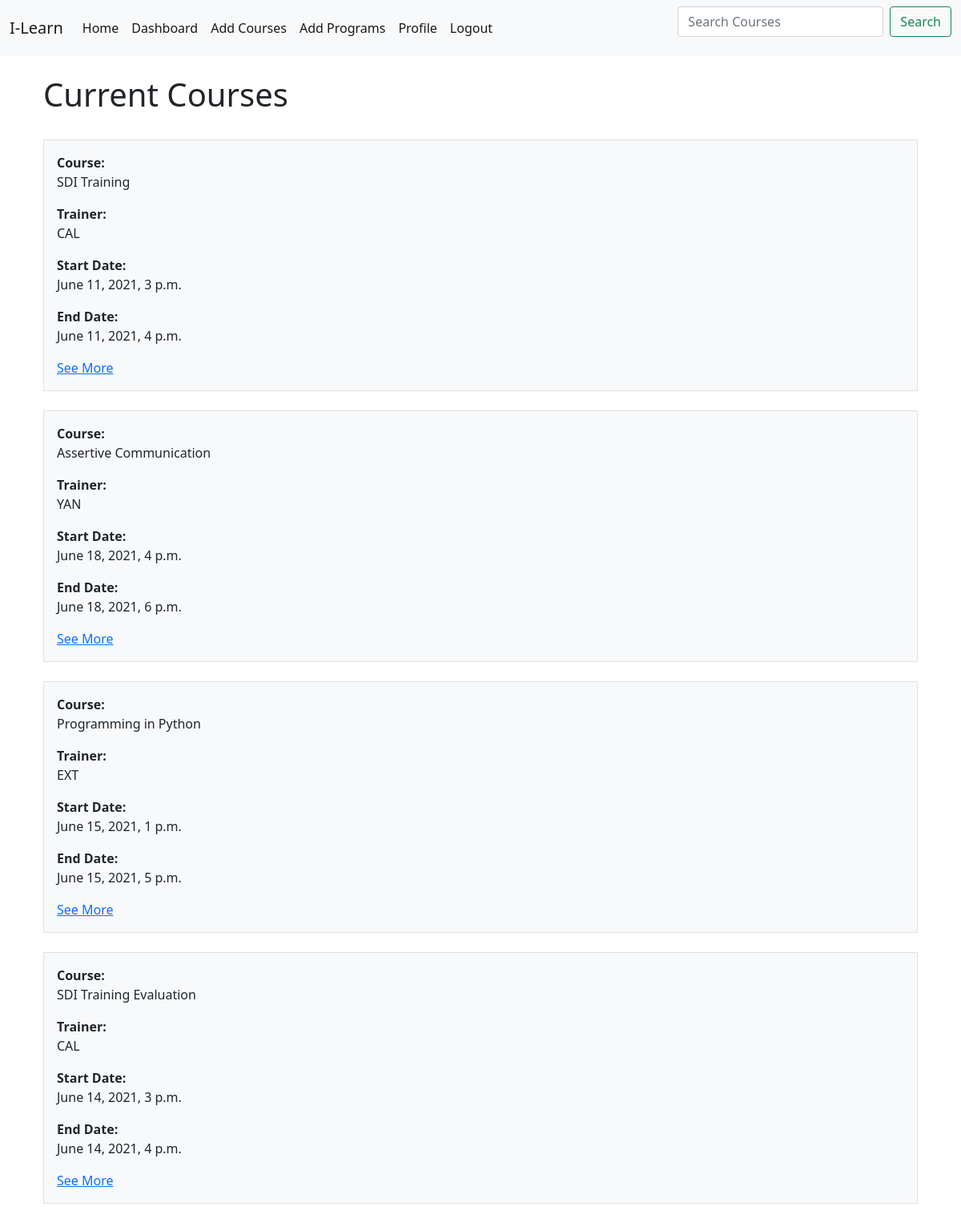
The app's page / (signed in) with its own data.
### booking/models.py (models this page shows, shortened)
class Course(models.Model):
    staff=(
        ('CAL', 'CALUM'),
        ('YAN', 'YANNA'),
        ('HAN', 'HANNA'),
        ('EXT', 'EXTERNAL'),
    )
    courseNumber = models.IntegerField()
    courseName = models.CharField(max_length=200)
    courseDesc = models.CharField(max_length=500)
    host = models.CharField(max_length=3, choices=staff)
    min_participants = models.IntegerField()
    max_participants = models.IntegerField()
    start_date = models.DateTimeField()
    end_date = models.DateTimeField()
    program = models.ForeignKey(Programs, on_delete=models.CASCADE, default=4)
    image=models.ImageField(default='course.jpg',upload_to='course_photos') #Setting the users profile pic
    course_completed = models.BooleanField(blank=True)

### booking/views.py (the view)
# urls.py: path('', views.home, name='home'),
def home(request):
    attendents = attendees.objects.all()
    courses = Course.objects.all()
    context = {'attendees' : attendents, 'course': courses}
    search_input = request.GET.get('search-area') or ''
    if search_input:
        context['course'] = context['course'].filter(courseName__icontains=search_input)
    return render(request, 'booking/home.html', context)

### booking/templates/booking/home.html (shortened to what this page needs)
{% extends "booking/base.html" %}
{% block content %}
<div class="container px-4">
    <br>
    <h1>Current Courses</h1>
    <br>
    {% for c in course %}
      <div class="col">
       <div class="p-3 border bg-light">
           <b>Course: </b><p>{{c.courseName}}</p>
           <b>Trainer: </b><p>{{c.host}}</p>
           <b>Start Date: </b><p>{{c.start_date}}</p>
           <b>End Date: </b><p>{{c.end_date}}</p>
           <a href="{% url 'book' c.id %}">See More</a>
        </div>
      </div>
      <br>
    {% endfor %}
  </div>
{% endblock content %}

### records on screen
Course: courseName "SDI Training", host "CAL", start_date "June 11, 2021, 3 p.m.", end_date "June 11, 2021, 4 p.m."
Course: courseName "Assertive Communication", host "YAN", start_date "June 18, 2021, 4 p.m.", end_date "June 18, 2021, 6 p.m."
Course: courseName "Programming in Python", host "EXT", start_date "June 15, 2021, 1 p.m.", end_date "June 15, 2021, 5 p.m."
Course: courseName "SDI Training Evaluation", host "CAL", start_date "June 14, 2021, 3 p.m.", end_date "June 14, 2021, 4 p.m."
